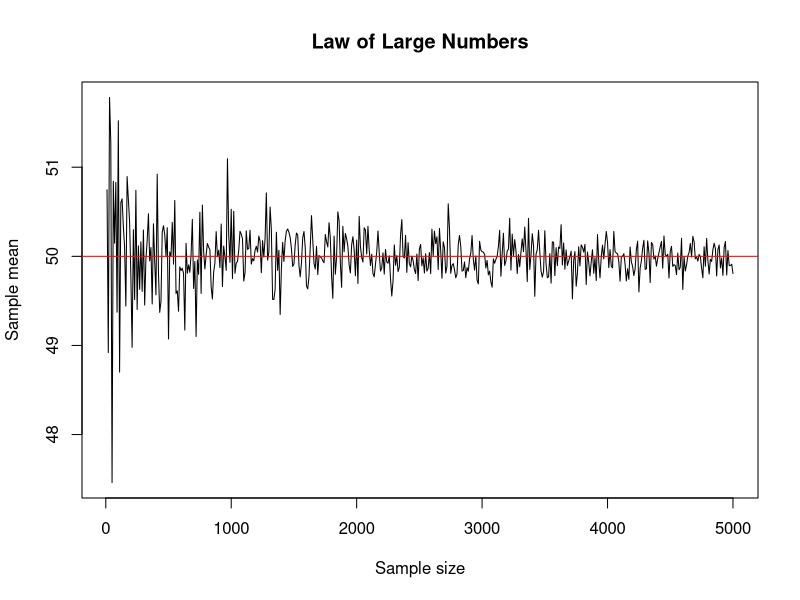

Source code (R):
## ---- chunk 1
knitr::opts_chunk$set(echo = TRUE)
set.seed(123)
## ---- chunk 2
# Draw 1,000 observations from a normal distribution

## ---- chunk 3
# calculate the mean and standard deviation
## ---- chunk 4
# create a histogram of your simulated data

## ---- chunk 5
# Roll a die 10,000 times and save the sample



# Calculate the probability of rolling a 6 from your sample

## ---- chunk 6
# probability of rolling an even number

# probability P(roll >= 4)

## ---- chunk 7
# Generate increasing sample sizes
n <- seq(10, 5000, by = 10)
means <- sapply(n, function(i) mean(rnorm(i, 50, 10)))



plot(n, means, type = "l",
main = "Law of Large Numbers",
xlab = "Sample size",
ylab = "Sample mean")
abline(h = 50, col = "red")
## ---- chunk 8
# Draw 1000 sample means from a skewed distribution
sample_means <- replicate(1000, mean(rexp(40)))

# create a histogram of the sample means

## ---- chunk 9
# add the mtcars data to your R session

## ---- chunk 10
# mean

# median

# sd
## ---- chunk 11
# Compare the mean mpg for automatic vs manual transmission

## ---- chunk 12
# calculate the correlation between horsepower (hp) and mpg

## ---- chunk 13
# create a scatterplot with horsepower on the x-axis and mpg on the y-axis
# draw a regression line through the scatterplot
